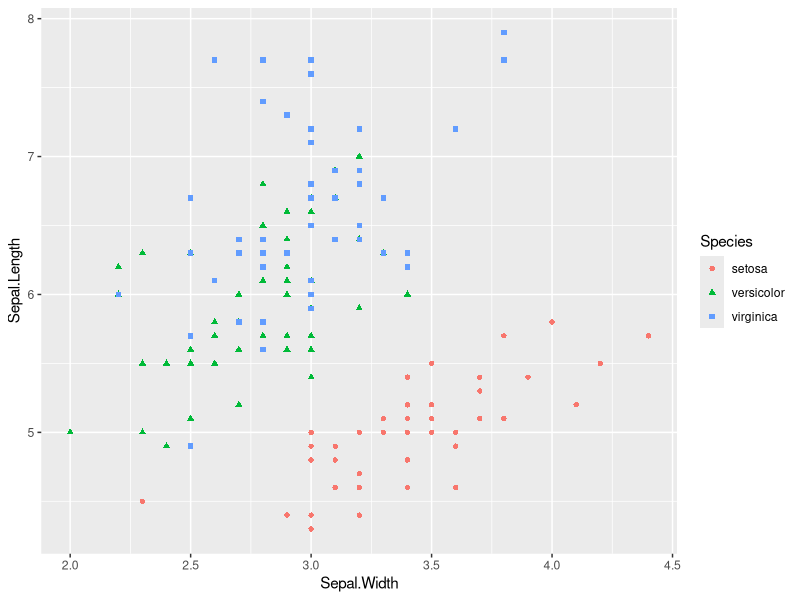
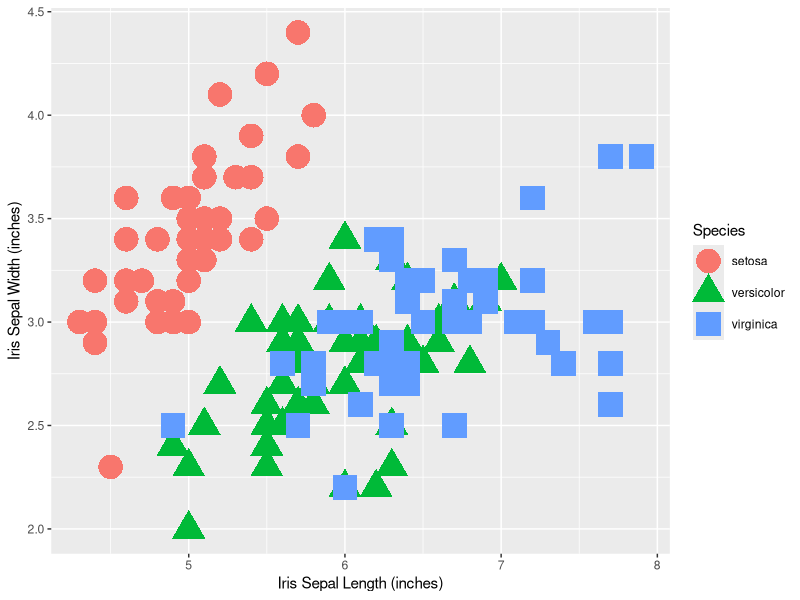
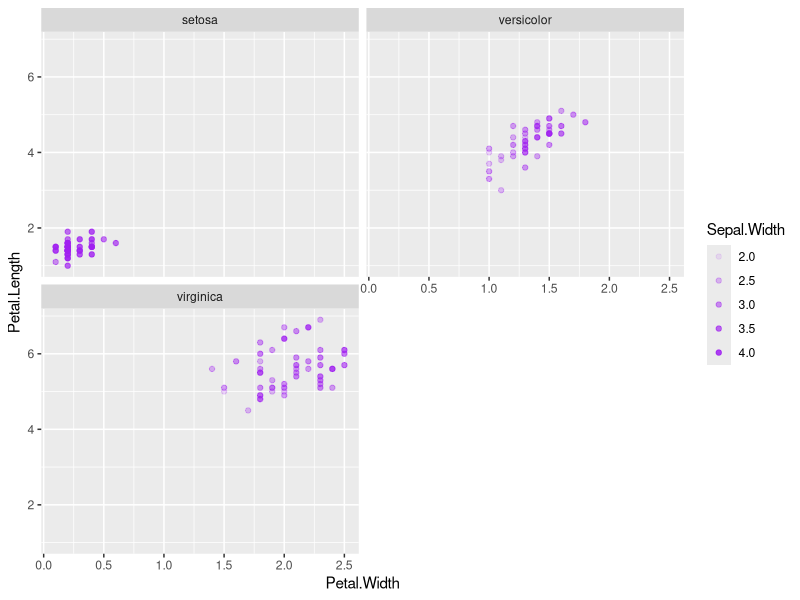
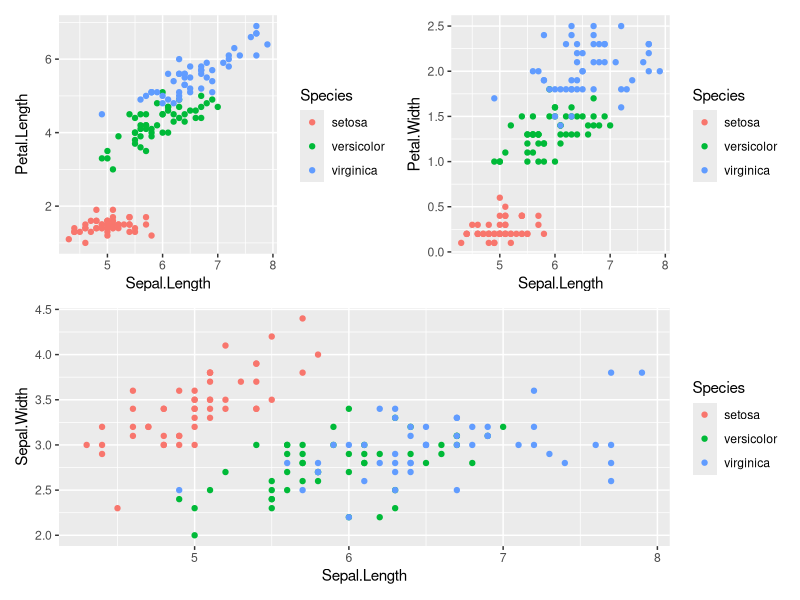

Recreate these plots in R, in order.
## ---- chunk 1
library(tidyverse)
library(ggplot2)
## ---- chunk 2
dim(iris)
tail(iris, n=15)
## ---- chunk 3
ggplot(data=iris)+geom_point(mapping=aes(x=Sepal.Width, y=Sepal.Length, color=Species, shape=Species))
## ---- chunk 4
ggplot(data=iris)+geom_point(mapping=aes(x=Sepal.Length, y=Sepal.Width, color=Species, shape=Species), size=8)+labs(x= "Iris Sepal Length (inches)", y = "Iris Sepal Width (inches)")
## ---- chunk 5
ggplot(data=iris)+geom_point(mapping=aes(x=Petal.Width, y=Petal.Length, alpha=Sepal.Width), color="purple")+facet_wrap(~Species, nrow=2)
## ---- chunk 6
library(patchwork)
## ---- chunk 7
sp.length<-ggplot(data=iris)+geom_point(mapping=aes(x=Sepal.Length, y=Petal.Length, color=Species))

sp.width<-ggplot(data=iris)+geom_point(mapping=aes(x=Sepal.Length, y=Petal.Width, color=Species))

ss.plot<-ggplot(data=iris)+geom_point(mapping=aes(x=Sepal.Length, y=Sepal.Width, color=Species))
(sp.length+sp.width)/ss.plot
